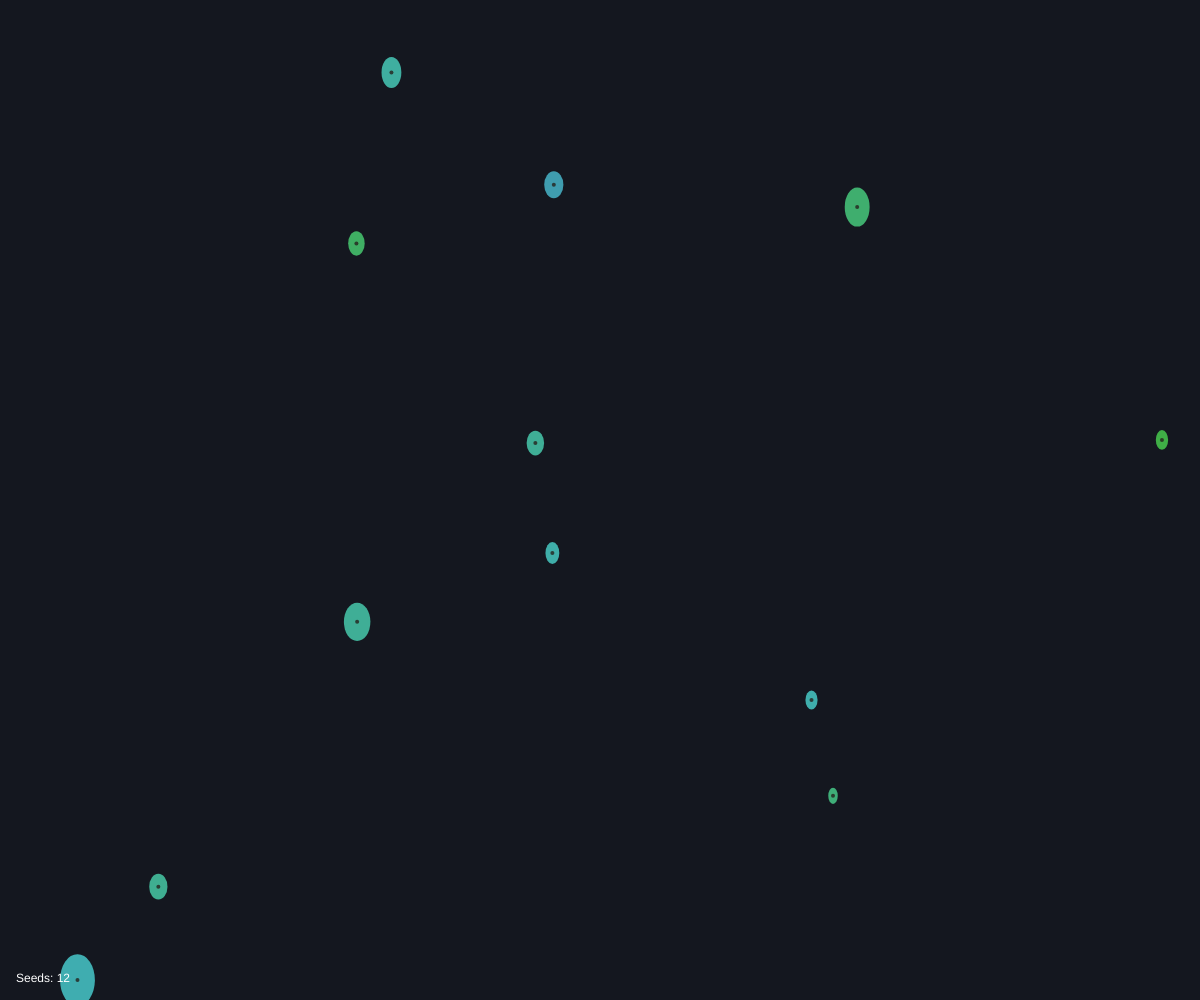
Frame 1 (no input)
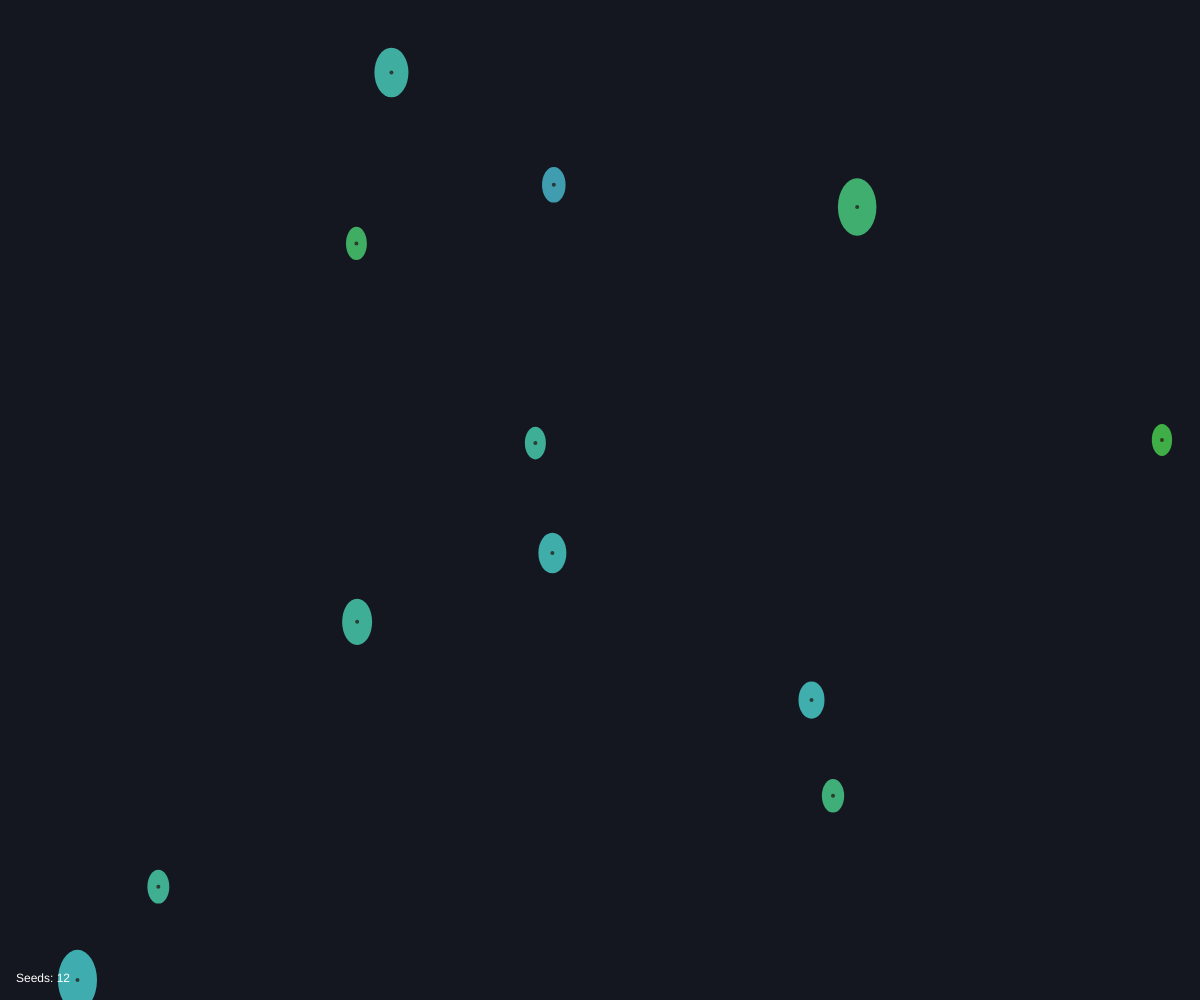
Frame 60 (no input)
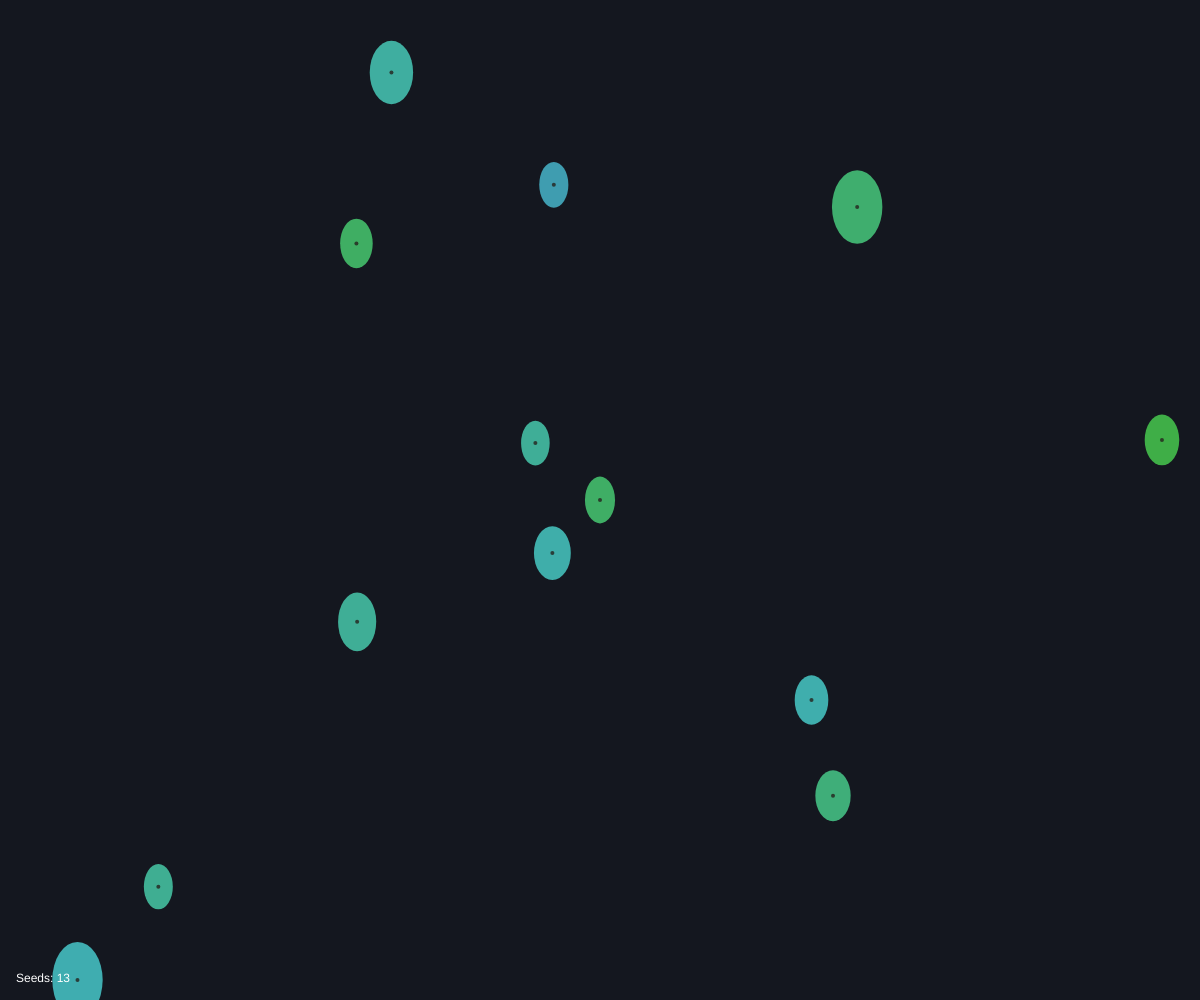
Frame 120 (the mouse pressed at the canvas centre since frame 60)

The p5.js sketch that drew these frames (run headless with seeded random() and noise() and a simulated clock; from frame 60 on, the mouse is pressed at the canvas centre):

// p5.js sketch
// ── sketch.js
// Week 8: Interactivity Exploration
// Array methods: push(), reverse(), filter(), splice()
let seeds = [];
class Seed {
  constructor(x,y) { this.x=x; this.y=y; this.size=random(12,34); this.hue=random(120,190); this.phase=random(TWO_PI); }
  grow() { this.size=min(70,this.size+0.15); this.phase+=0.025; }
  show() {
    let pulse=sin(this.phase)*4;
    noStroke(); fill(this.hue,65,85,0.78);
    ellipse(this.x,this.y,this.size+pulse,this.size*1.5+pulse);
    fill(35,25,15,0.8); circle(this.x,this.y,4);
  }
}
function setup(){createCanvas(windowWidth,windowHeight);colorMode(HSB,360,100,100,1);for(let i=0;i<12;i++)seeds.push(new Seed(random(width),random(height)));}
function draw(){
  background(225,35,12);
  for(let s of seeds){s.grow();s.show();}
  fill(0,0,100);text("Seeds: "+seeds.length,16,height-18);
}
function mousePressed(){seeds.push(new Seed(mouseX,mouseY));}
function keyPressed(){
  if(key==='r'||key==='R') seeds.reverse();
  if(key==='f'||key==='F') seeds=seeds.filter(s=>s.size>=24);
  if(key==='c'||key==='C') seeds.splice(0,seeds.length);
  if(key==='a'||key==='A') for(let i=0;i<8;i++) seeds.push(new Seed(random(width),random(height)));
}
function windowResized(){resizeCanvas(windowWidth,windowHeight);}
